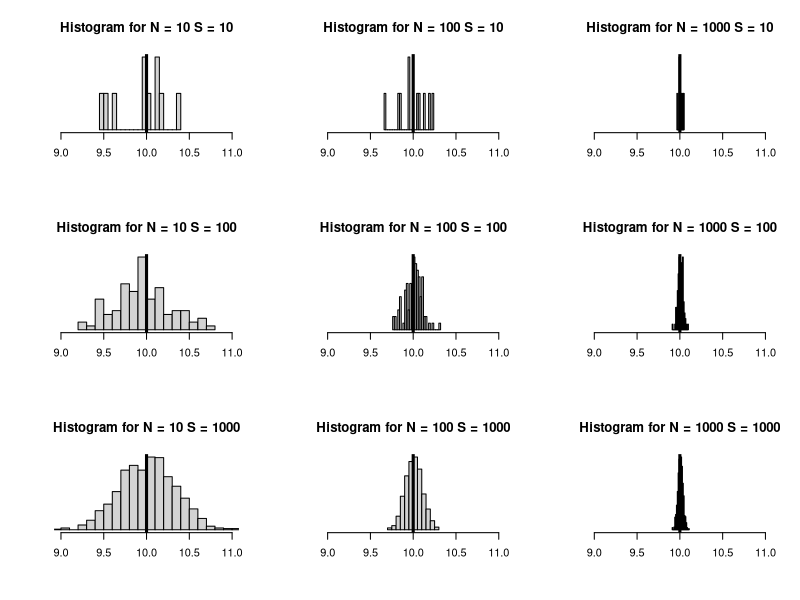
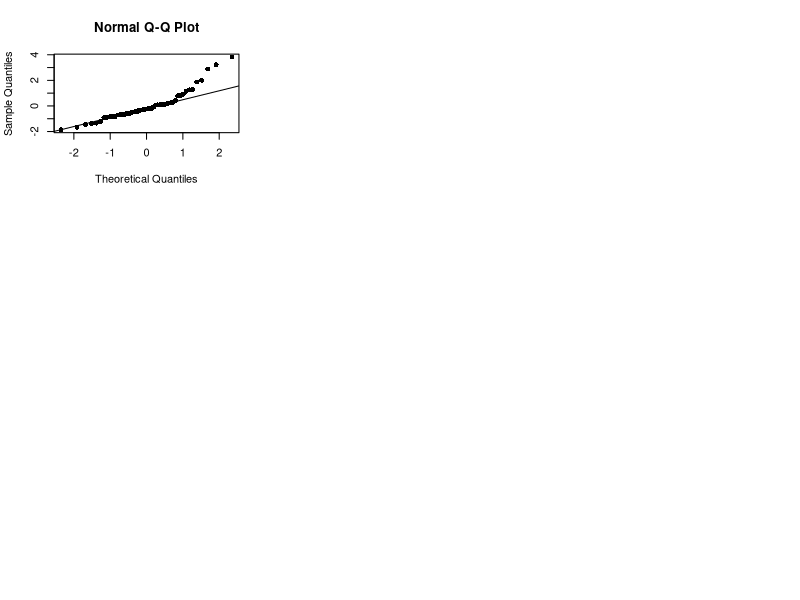
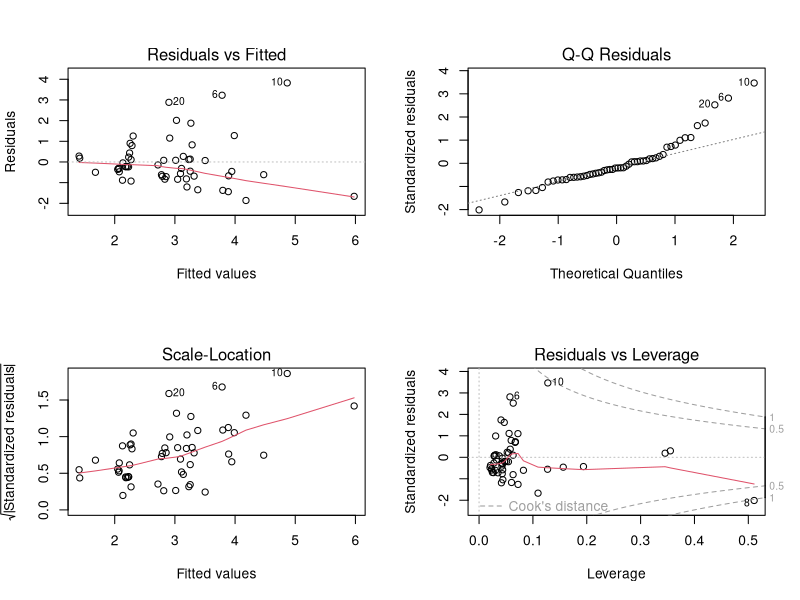

Write R code to recreate these figures, in order.
## ---- chunk 1
knitr::opts_chunk$set(echo = TRUE)


## ---- chunk 2
# Define parameters 
population <- rnorm(10000, mean = 10, sd =1)
n <- c(10, 100, 1000)
iteration <- c(10, 100, 1000)


#For creating matrix of graphs 
par(mfrow = c(3,3))

for (i in iteration) {
  for (j in n) {
    sam_mean <- replicate(i, mean(sample(population, j)))
    title = paste("Histogram for N =", j, "S =", i) 
    plt = hist(sam_mean, breaks = 20, xlim = c(9, 11),
               yaxt = "n", xlab = NULL, ylab = NULL, main = title)
    abline(v = 10, lwd = 3)
    plt
  }
}
## ---- chunk 3
# Define the function 
f <- function(x) {exp(-x) * sin(x)}


# Taking large sample of values between 2 to 5  
sam_5_2 <- runif(100000,2,5)

# Save the results after plugging in the values 
result <- f(sam_5_2)

# Multiple with 3(mean of 2-5)
approximate_answer <- 3 * mean(result)

print(approximate_answer)
integrate(f, 2, 5)
## ---- chunk 4
set.seed(10825)
## ---- chunk 5
dat <- read.csv("./data/xmat.csv")

Xi <- data.matrix(dat)

e <- rnorm(1000, mean = 0, sd = sqrt(1.5))

yi <- 0.5*Xi[,1] - 2.2*Xi[,2] + Xi[,3] + e + 1


regress <- lm(yi ~ Xi[,1] + Xi[,2] + Xi[,3])
summary(regress)
## ---- chunk 6
library(foreign)

dat4 <- read.dta("./data/coxappend.dta")
dat4$log_ml <- log(dat4$ml)


#Create X and Y matrices
X4 <- as.matrix(cbind(1, dat4$eneth, dat4$log_ml, dat4$eneth * dat4$log_ml))
Y4 <- as.matrix((dat4$enps))
  

ols <- function (X,Y) {

  # Calculate components to calculate beta_hat
  X_t <- t(X)
  X_inv <- solve(X_t %*% X)
  X_t_Y <- X_t %*% Y
  
  # Calculate beta_hat
  beta_hat <- X_inv %*% X_t_Y
  
  # Calculate vector of residuals
  error <- Y - (X %*% beta_hat)
  res_sum_sqr <- as.matrix(t(error) %*% error)
 
 
  # Calculate Variance-Covariance Matrix
  VCV <- 1/(54-4) * as.numeric(res_sum_sqr) * X_inv
 
  # Standard errors of the estimated coefficients
  StdErr <- sqrt(diag(VCV))
  
  
  # Label and organize results into a data frame
  ols_table <- as.data.frame(cbind(beta_hat, StdErr))
  colnames(ols_table) <- c('Estimate','Std. Error')
  rownames(ols_table) <- c('(Intercept)','eneth','log_ml','eneth:log_ml')
  
  
  ### b. Graphing Q-Q plot 
  quartile_plot <- qqnorm(error, pch = 16)
  qqline(error, datax = FALSE, distribution = qnorm,
       probs = c(0.25, 0.75))
  
  
  return(ols_table)
  return(quartile_plot)
}


ols(X4, Y4)
## ---- chunk 7
mod <- lm(enps ~ eneth + log_ml + eneth * log_ml, data = dat4)
summary(mod)
## ---- chunk 8
par(mfrow = c(2,2))
plot(mod)
## ---- chunk 9
sessionInfo()
